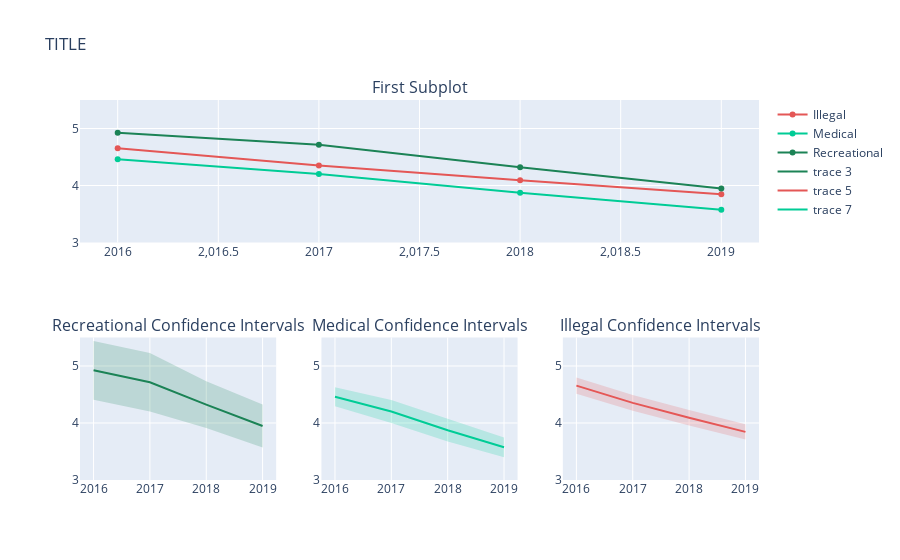

The notebook cell this image was saved under:
### Code cell
from plotly.subplots import make_subplots

fig = make_subplots(rows=2, cols=3, 
                    specs=[[{"colspan":3}, None, None],
                   [{}, {}, {}]],
                subplot_titles=("First Subplot","Recreational Confidence Intervals", "Medical Confidence Intervals", "Illegal Confidence Intervals"))

df = pd.pivot_table(percent_data_adults, values='Past Year Misuse of Pain Relievers %', index=['Survey Year'],columns='Legal Status', aggfunc=np.mean)

#top plot with all 3 lines
i = 0
colors = ['#E45756', '#00CC96', '#1C8356']
for col in df.columns:
    fig.add_trace(go.Scatter(x=df.index, y=df[col].values,
                             name = col,
                             mode = 'markers+lines',
                             line=dict(shape='linear', color=colors[i]),
                             connectgaps=True
                             )
                 )
    i+=1
    
#bottom left
fig.add_trace(
    go.Scatter(
        x=recreational_PR['Survey Year'],
        y=recreational_PR["Past Year Misuse of Pain Relievers %"],
        line=dict(color='rgb(28,131,86)'),
        mode='lines'
    ), row=2, col=1
)
fig.add_trace(
    go.Scatter(
        x=recreational_PR['Survey Year'].to_list()+recreational_PR['Survey Year'].to_list()[::-1], # x, then x reversed
        y=y_upper_r+y_lower_r[::-1], # upper, then lower reversed
        fill='toself',
        fillcolor='rgba(28,131,86,0.2)',
        line=dict(color='rgba(255,255,255,0)'),
        hoverinfo="skip",
        showlegend=False
    ), row=2, col=1
)


#bottom middle
fig.add_trace(
    go.Scatter(
        x=illegal_PR['Survey Year'],
        y=illegal_PR["Past Year Misuse of Pain Relievers %"],
        line=dict(color='rgb(228,87,86)'),
        mode='lines'
    ), row=2, col=3
)
fig.add_trace(
    go.Scatter(
        x=illegal_PR['Survey Year'].to_list()+illegal_PR['Survey Year'].to_list()[::-1], # x, then x reversed
        y=y_upper_i+y_lower_i[::-1], # upper, then lower reversed
        fill='toself',
        fillcolor='rgba(228,87,86,0.2)',
        line=dict(color='rgba(255,255,255,0)'),
        hoverinfo="skip",
        showlegend=False
    ), row=2, col=3
)

#bottom right
fig.add_trace(
    go.Scatter(
        x=medical_PR['Survey Year'],
        y=medical_PR["Past Year Misuse of Pain Relievers %"],
        line=dict(color='rgb(0,204,150)'),
        mode='lines'
    ), row=2, col=2
)
fig.add_trace(
    go.Scatter(
        x=medical_PR['Survey Year'].to_list()+medical_PR['Survey Year'].to_list()[::-1], # x, then x reversed
        y=y_upper_m+y_lower_m[::-1], # upper, then lower reversed
        fill='toself',
        fillcolor='rgba(0,204,150,0.2)',
        line=dict(color='rgba(255,255,255,0)'),
        hoverinfo="skip",
        showlegend=False
    ), row=2, col=2
)

fig.update_yaxes(title_text="Percent of Population", range=[40, 80], row=1, col=2)
fig.update_yaxes(range=[3, 5.5], row=1, col=1)
fig.update_yaxes(range=[3, 5.5], row=2, col=1)
fig.update_yaxes(range=[3, 5.5], row=2, col=2)
fig.update_yaxes(range=[3, 5.5], row=2, col=3)
fig.update_layout(title_text="TITLE", height=700)

fig.show()

### Figure 1 — Plotly figure (JSON) as saved in the notebook; plotly's stock layout.template omitted (floating-point values rounded to 4 significant figures)
{"data": [{"connectgaps": true, "line": {"color": "#E45756", "shape": "linear"}, "mode": "markers+lines", "name": "Illegal", "type": "scatter", "x": [2016, 2017, 2018, 2019], "y": [4.656, 4.353, 4.093, 3.845]}, {"connectgaps": true, "line": {"color": "#00CC96", "shape": "linear"}, "mode": "markers+lines", "name": "Medical", "type": "scatter", "x": [2016, 2017, 2018, 2019], "y": [4.46, 4.202, 3.873, 3.573]}, {"connectgaps": true, "line": {"color": "#1C8356", "shape": "linear"}, "mode": "markers+lines", "name": "Recreational", "type": "scatter", "x": [2016, 2017, 2018, 2019], "y": [4.924, 4.714, 4.321, 3.948]}, {"line": {"color": "rgb(28,131,86)"}, "mode": "lines", "type": "scatter", "x": [2016, 2017, 2018, 2019], "xaxis": "x2", "y": [4.924, 4.714, 4.321, 3.948], "yaxis": "y2"}, {"fill": "toself", "fillcolor": "rgba(28,131,86,0.2)", "hoverinfo": "skip", "line": {"color": "rgba(255,255,255,0)"}, "showlegend": false, "type": "scatter", "x": [2016, 2017, 2018, 2019, 2019, 2018, 2017, 2016], "xaxis": "x2", "y": [5.44, 5.226, 4.732, 4.327, 3.568, 3.911, 4.201, 4.408], "yaxis": "y2"}, {"line": {"color": "rgb(228,87,86)"}, "mode": "lines", "type": "scatter", "x": [2016, 2017, 2018, 2019], "xaxis": "x4", "y": [4.656, 4.353, 4.093, 3.845], "yaxis": "y4"}, {"fill": "toself", "fillcolor": "rgba(228,87,86,0.2)", "hoverinfo": "skip", "line": {"color": "rgba(255,255,255,0)"}, "showlegend": false, "type": "scatter", "x": [2016, 2017, 2018, 2019, 2019, 2018, 2017, 2016], "xaxis": "x4", "y": [4.799, 4.489, 4.23, 3.979, 3.711, 3.956, 4.217, 4.512], "yaxis": "y4"}, {"line": {"color": "rgb(0,204,150)"}, "mode": "lines", "type": "scatter", "x": [2016, 2017, 2018, 2019], "xaxis": "x3", "y": [4.46, 4.202, 3.873, 3.573], "yaxis": "y3"}, {"fill": "toself", "fillcolor": "rgba(0,204,150,0.2)", "hoverinfo": "skip", "line": {"color": "rgba(255,255,255,0)"}, "showlegend": false, "type": "scatter", "x": [2016, 2017, 2018, 2019, 2019, 2018, 2017, 2016], "xaxis": "x3", "y": [4.628, 4.403, 4.073, 3.748, 3.399, 3.673, 4.002, 4.292], "yaxis": "y3"}], "layout": {"annotations": [{"font": {"size": 16}, "showarrow": false, "text": "First Subplot", "x": 0.5, "xanchor": "center", "xref": "paper", "y": 1, "yanchor": "bottom", "yref": "paper"}, {"font": {"size": 16}, "showarrow": false, "text": "Recreational Confidence Intervals", "x": 0.1444, "xanchor": "center", "xref": "paper", "y": 0.375, "yanchor": "bottom", "yref": "paper"}, {"font": {"size": 16}, "showarrow": false, "text": "Medical Confidence Intervals", "x": 0.5, "xanchor": "center", "xref": "paper", "y": 0.375, "yanchor": "bottom", "yref": "paper"}, {"font": {"size": 16}, "showarrow": false, "text": "Illegal Confidence Intervals", "x": 0.8556, "xanchor": "center", "xref": "paper", "y": 0.375, "yanchor": "bottom", "yref": "paper"}], "autosize": true, "title": {"text": "TITLE"}, "xaxis": {"anchor": "y", "autorange": true, "domain": [0, 1], "range": [2016.0, 2019.0], "type": "linear"}, "xaxis2": {"anchor": "y2", "autorange": true, "domain": [0, 0.2889], "range": [2016.0, 2019.0], "type": "linear"}, "xaxis3": {"anchor": "y3", "autorange": true, "domain": [0.3556, 0.6444], "range": [2016.0, 2019.0], "type": "linear"}, "xaxis4": {"anchor": "y4", "autorange": true, "domain": [0.7111, 1], "range": [2016.0, 2019.0], "type": "linear"}, "yaxis": {"anchor": "x", "domain": [0.625, 1], "range": [3, 5.5], "type": "linear"}, "yaxis2": {"anchor": "x2", "domain": [0, 0.375], "range": [3, 5.5], "type": "linear"}, "yaxis3": {"anchor": "x3", "domain": [0, 0.375], "range": [3, 5.5], "type": "linear"}, "yaxis4": {"anchor": "x4", "domain": [0, 0.375], "range": [3, 5.5], "type": "linear"}}}
